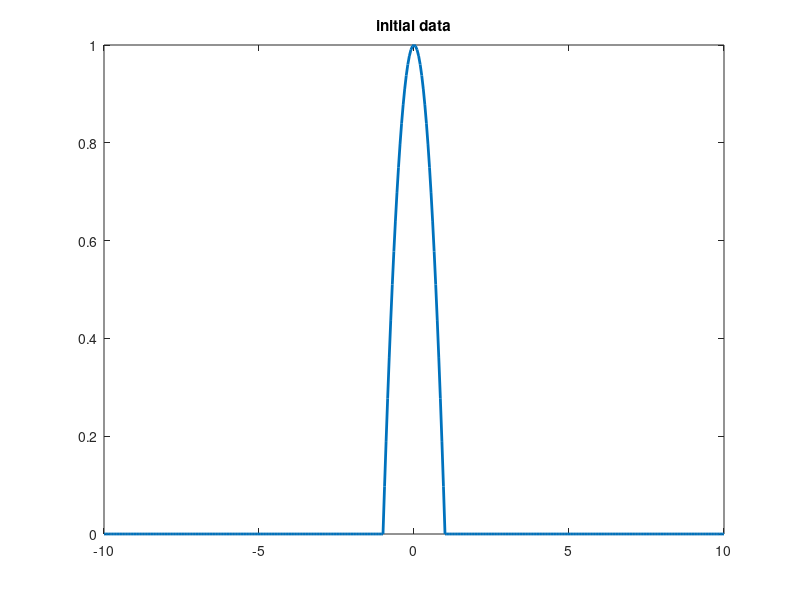

MATLAB code for this plot: (Note: this script raises an error after producing the figure.)
% explicit scheme 
clc
close all
clear all
lg = 10. ; % length of the semi-space 
dx = 0.05 ;  % mesh step
nx = lg/dx ; % half number of points 
cfl = 0.1 ;  % CFL condition for stability
dt = dx*dx*cfl; % time step
Tfinal=0.5; % final time
nt=floor(Tfinal/dt); % number of time iteration

%//
%// initialization
%//

x=zeros(1,2*nx+1);  % mesh
u0=zeros(1,2*nx+1) ; % initial data
for i=1:2*nx+1
  x(i) = (i-nx-1)*dx  ;
  u0(i) = max(0.,1.-x(i)^2) ;
end
u=u0 ; % solution over time
up=u0 ; % right shifted vector
um=u0 ; % left shifted vector 
uexact=u0 ;

plot(x,u0,'linewidth',2)
title('initial data') 

%pause() ;
%////////////////////////////////////////////////////////////////
%// explicit scheme: cfl=0.4
%////////////////////////////////////////////////////////////////
%//
for n=1:nt
    %//
    up = shift(1,u) ;
    um = shift(-1,u) ;
        
    u=u + dt/(dx*dx)*(up+um-2*u) ;
    
    if rem(n,5) == 0
        clf()
        %    hold on
        plot(x,u,x,u0,'linewidth',2)
        %plot(x,u,'linewidth',2)
        title('explicit scheme, cfl=0.4');
        pause(0.01);
    end
end

% comparing the exact with the computed solution
        uexact = zeros(1,2*nx+1) ; % 1/sqrt(4pit)int u_0(y)e(-(x-y)^2/4t)dy
        for i=1:2*nx+1
            for j=1:2*nx+1
                 uexact(i) = uexact(i) + u0(j)*dx*exp(-((i-j)*dx)^2/(4*nt*dt));
            end
            uexact(i) = uexact(i)/sqrt(4*pi*nt*dt) ;
        end
%        figure
        plot(x,u,x,uexact,x,u0,'linewidth',2)
        legend('computed','exact','initial')
        title('Explicit scheme, cfl=0.4, 500 time steps');
pause()
%////////////////////////////////////////////////////////////////
%// unstable centred scheme
%////////////////////////////////////////////////////////////////
cfl = 0.1 ;
dt = dx*dx*cfl ;
u = u0 ; 
u1= u0 ; 
u2 = u0 ;
nt=25 ;
up = shift(1,u0) ;
um = shift(-1,u0) ;
u1 = u0 + dt/(dx*dx)*(up+um-2*u0) ;

for n=2:nt
    up = shift(1,u1) ;
    um = shift(-1,u1) ;

    u = u2 + 2*dt/(dx*dx)*(up+um-2*u1) ;
    u2 = u1 ;
    u1 = u ;

    if rem(n,1) == 0
          clf()
            plot(x,u,x,u0,'linewidth',2)                
            title('central scheme, cfl=0.1');
            pause(0.1);
    end

end

% comparing the exact with the computed solution
uexact = zeros(1,2*nx+1) ;
for i=1:2*nx+1
    for j=1:2*nx+1
          uexact(i) = uexact(i) + u0(j)*dx*exp(-((i-j)*dx)^2/(4*nt*dt));
    end
    uexact(i) = uexact(i)/sqrt(4*pi*nt*dt) ;
end
%       clf()
%       figure
plot(x,u,x,uexact,x,u0,'linewidth',2)
legend('computed','exact','initial')
title('Central scheme, cfl=0.1, 25 time steps');
pause() ;

%////////////////////////////////////////////////////////////////
%//  implicit scheme: cfl=2.
%////////////////////////////////////////////////////////////////
cfl = 2. ;
dt = dx*dx*cfl ;
u = u0 ;
nt=200 ;
mat=zeros(2*nx+1,2*nx+1) ;

for i=2:2*nx
  mat(i,i) = 1. + 2*dt/(dx*dx) ;
  mat(i,i+1) =  -dt/(dx*dx) ;
  mat(i,i-1) = -dt/(dx*dx) ;
end
mat(1,1) = 1. + 2*dt/(dx*dx) ;
mat(1,2) =  -dt/(dx*dx) ;
mat(2*nx+1,2*nx) = -dt/(dx*dx);
mat(2*nx+1,2*nx+1) = 1. + 2*dt/(dx*dx) ;

%//
for n=1:nt
%//
u =(mat^-1*u')'; 

if rem(n,5) == 0
        clf()
        plot(x,u,x,u0,'linewidth',2)                
        title('implicit scheme, cfl=2');
        pause(0.1);
end
%//
end

% comparing the exact with the computed solution
        uexact = zeros(1,2*nx+1) ;
        for i=1:2*nx+1
            for j=1:2*nx+1
                 uexact(i) = uexact(i) + u0(j)*dx*exp(-((i-j)*dx)^2/(4*nt*dt));
            end
            uexact(i) = uexact(i)/sqrt(4*pi*nt*dt) ;
        end
              clf()
        plot(x,u,x,uexact,x,u0,'linewidth',2)
        legend('computed','exact','initial')
        title('Implicit scheme, cfl=2, 200 time steps');
        pause(0.1);